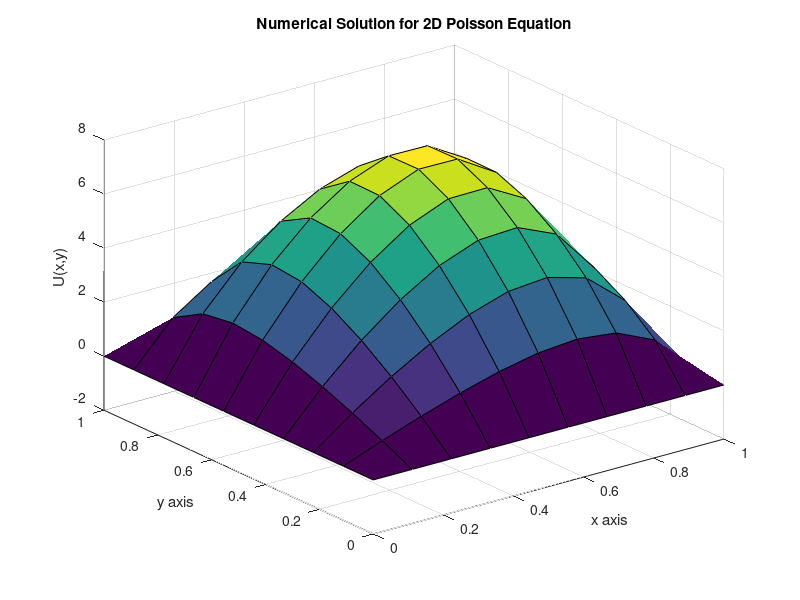

This chart was generated by the following MATLAB code:
%
% File Name: poisson_equation.m
% Author: Pradeep Singh
% Date: 9/27/2017
% Language: Matlab
% Description: % Numerical Solution for 2D Poisson Equation using matrix vector multiplication.
%

clear; clc  % clear workspace

% Inputs

Nx = 10;  % grid points
Ny = 10;  % grid points
Lx = 1;   % x axis [0,1], lenght of x axis
Ly = 1;   % y axis [0,1], length of y axis

x = linspace(0,Lx,Nx);  % x axis with Nx gird points
y = linspace(0,Ly,Ny);  % y axis with Ny gird points

h = .1;                 % space between two grid points

% Initalize Matrices

N = Nx * Ny;                % No of unknowns
L = zeros(N,N) + eye(N);    % Get the L matrix by using eye function

% Laplace matrix (L)
% Using for loop to get L matrix. 
% L matrix will be used to compute U(i,j) on interior grid points

for i=2:Nx-1
    for j=2:Ny-1
        n=i+(j-1)* Nx;
        L(n,n)= -4/h^2;
        L(n,n-1)= 1/h^2;
        L(n,n+1) = 1/h^2;
        L(n,n-Nx)= 1/h^2;
        L(n,n+Nx)= 1/h^2;
    end
end

% z matrix to compute f matrix

n = 10;              % n = number of grid points
z = zeros(n,n);      % square matrix to compute f matrix

% Boundary Condition

z(1,:) = 0;   % zero on 1st row
z(n,:) = 0;   % zero on last row
z(:,1) = 0;   % zero on 1st col
z(:,n) = 0;   % zero on last col

% Calculate z matrix 
% for loop from 2nd row and 2nd col till (h-1) row and 
% column to compute z(i,j)

for i = 2:1:n-1             % row 
    for j = 2:1:n-1         % col    
           z(i,j) = 2*(i+j)-2*(i^2 + j^2);
    end
end

% Calculate f matrix
% For loop to arrange all elements of z matrix in 
% column vector format

m = 1;
for i = 1:1:n             % row 
   for j = 1:1:n          % col
           f(m,1) = z(i,j);
           m = m+1;
   end
end

% U matrix (Numerical Solution)
% Caculate "U" (Numerical solution) uisng "\"(backslash) operator.

U = L\f;

% Numerical solution in matrix format
% Convert U vector array in matrix format of size (Nx x Ny),
% to plot the result

B = reshape(U,[10,10]);

% Plots
% Plot surface image of the B matrix

surf(x,y,B)
title('Numerical Solution for 2D Poisson Equation')  % Title 
xlabel('x axis')                                     % x-axis label
ylabel('y axis')                                     % y-axis label
zlabel('U(x,y)')                                     % z-axis label
grid on

% that's all folks %
